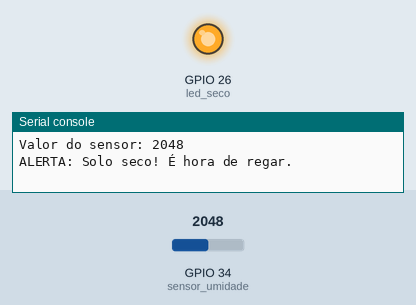
Bench run of a program on a simulated ESP32 board running MicroPython. Shown: output pins drawn as LEDs (lit = HIGH), the last lines printed to the serial console. Wiring (from the project's diagram.json): light sensor on GPIO 34. The test bench sets the inputs (shaded band); at power-on: GPIO 34 (sensor_umidade) = 2048 (analog values on the 0–4095 scale).

Above: at 1.2 s.
1.3 s: GPIO 34 (sensor_umidade) set to 1928
At 3.6 s:
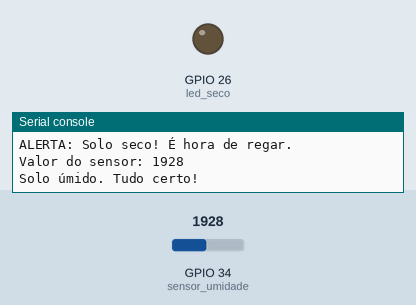
5.2 s: GPIO 34 (sensor_umidade) set to 2040
At 7.1 s:
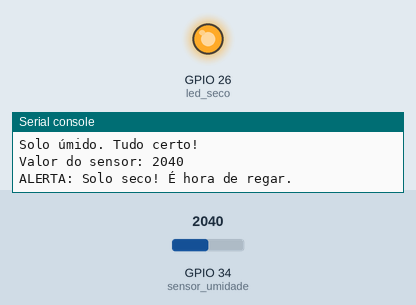
9.1 s: GPIO 34 (sensor_umidade) set to 1960
At 12.9 s:
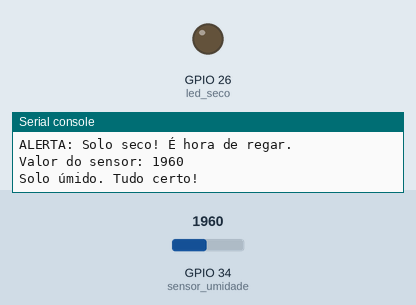
Timing chart, 0 to 14.4 s (numbered marks = the images above; inputs shaded):
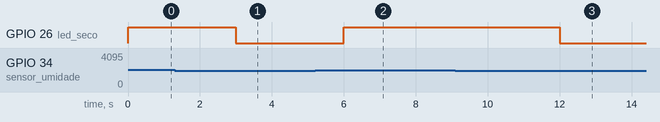

Measured:
- the behaviour switches between 2001 and 2000 on GPIO 34 (sensor_umidade) (found by bisection; images 0 and 1)
- after the input at 1.3 s, GPIO 26 (led_seco): HIGH → LOW after 1.7 s
- after the input at 5.2 s, GPIO 26 (led_seco): LOW → HIGH after 0.80 s
- after the input at 9.1 s, GPIO 26 (led_seco): HIGH → LOW after 2.9 s

The program:

main.py
```python
from machine import Pin, ADC
import time

#simulamos usando o sensor de luminosidade, pois ele possui as mesmas portas
#do sensor de umidade capacitivo

PINO_SENSOR_UMIDADE = 34
PINO_LED_SECO = 26

sensor_umidade = ADC(Pin(PINO_SENSOR_UMIDADE))
led_seco = Pin(PINO_LED_SECO, Pin.OUT)

sensor_umidade.width(ADC.WIDTH_12BIT)
sensor_umidade.atten(ADC.ATTN_11DB)

while True:

    valor_umidade = sensor_umidade.read()

    print("Valor do sensor:", valor_umidade)

    LIMIAR_SECO = 2000

    if valor_umidade > LIMIAR_SECO:
        print("ALERTA: Solo seco! É hora de regar.")
        led_seco.value(1)
    else:
        print("Solo úmido. Tudo certo!")
        led_seco.value(0)

    time.sleep(3)
```
